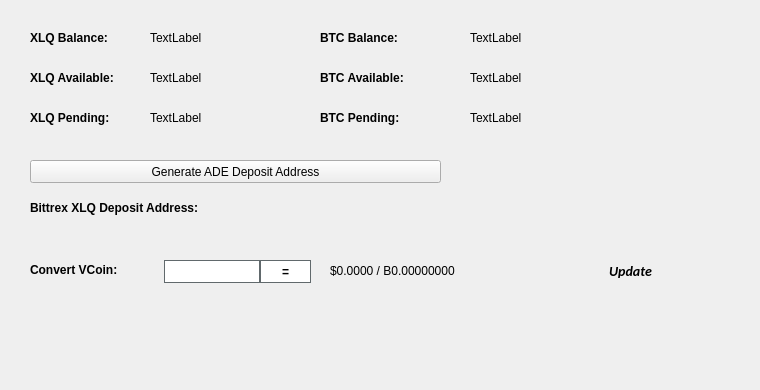
   <widget class="QWidget" name="BalanceTab">
    <attribute name="title">
     <string>Balance</string>
    </attribute>
    <widget class="QLabel" name="BitcoinBalanceLabel">
     <property name="geometry">
      <rect>
       <x>470</x>
       <y>30</y>
       <width>150</width>
       <height>16</height>
      </rect>
     </property>
     <property name="text">
      <string>TextLabel</string>
     </property>
    </widget>
    <widget class="QLabel" name="XLQBalanceLabel">
     <property name="geometry">
      <rect>
       <x>150</x>
       <y>30</y>
       <width>150</width>
       <height>16</height>
      </rect>
     </property>
     <property name="text">
      <string>TextLabel</string>
     </property>
    </widget>
    <widget class="QLabel" name="label_11">
     <property name="geometry">
      <rect>
       <x>30</x>
       <y>30</y>
       <width>101</width>
       <height>16</height>
      </rect>
     </property>
     <property name="font">
      <font>
       <weight>75</weight>
       <bold>true</bold>
      </font>
     </property>
     <property name="text">
      <string>XLQ Balance:</string>
     </property>
    </widget>
    <widget class="QLabel" name="label_12">
     <property name="geometry">
      <rect>
       <x>320</x>
       <y>30</y>
       <width>101</width>
       <height>16</height>
      </rect>
     </property>
     <property name="font">
      <font>
       <weight>75</weight>
       <bold>true</bold>
      </font>
     </property>
     <property name="text">
      <string>BTC Balance:</string>
     </property>
    </widget>
    <widget class="QLabel" name="XLQAvailableLabel_2">
     <property name="geometry">
      <rect>
       <x>150</x>
       <y>70</y>
       <width>150</width>
       <height>16</height>
      </rect>
     </property>
     <property name="text">
      <string>TextLabel</string>
     </property>
    </widget>
    <widget class="QLabel" name="label_13">
     <property name="geometry">
      <rect>
       <x>30</x>
       <y>70</y>
       <width>111</width>
       <height>16</height>
      </rect>
     </property>
     <property name="font">
      <font>
       <weight>75</weight>
       <bold>true</bold>
      </font>
     </property>
     <property name="text">
      <string>XLQ Available:</string>
     </property>
    </widget>
    <widget class="QLabel" name="label_14">
     <property name="geometry">
      <rect>
       <x>30</x>
       <y>110</y>
       <width>101</width>
       <height>16</height>
      </rect>
     </property>
     <property name="font">
      <font>
       <weight>75</weight>
       <bold>true</bold>
      </font>
     </property>
     <property name="text">
      <string>XLQ Pending:</string>
     </property>
    </widget>
    <widget class="QLabel" name="XLQPendingLabel">
     <property name="geometry">
      <rect>
       <x>150</x>
       <y>110</y>
       <width>150</width>
       <height>16</height>
      </rect>
     </property>
     <property name="text">
      <string>TextLabel</string>
     </property>
    </widget>
    <widget class="QLabel" name="label_15">
     <property name="geometry">
      <rect>
       <x>320</x>
       <y>70</y>
       <width>111</width>
       <height>16</height>
      </rect>
     </property>
     <property name="font">
      <font>
       <weight>75</weight>
       <bold>true</bold>
      </font>
     </property>
     <property name="text">
      <string>BTC Available:</string>
     </property>
    </widget>
    <widget class="QLabel" name="BitcoinAvailableLabel">
     <property name="geometry">
      <rect>
       <x>470</x>
       <y>70</y>
       <width>150</width>
       <height>16</height>
      </rect>
     </property>
     <property name="text">
      <string>TextLabel</string>
     </property>
    </widget>
    <widget class="QLabel" name="label_31">
     <property name="geometry">
      <rect>
       <x>320</x>
       <y>110</y>
       <width>111</width>
       <height>16</height>
      </rect>
     </property>
     <property name="font">
      <font>
       <weight>75</weight>
       <bold>true</bold>
      </font>
     </property>
     <property name="text">
      <string>BTC Pending:</string>
     </property>
    </widget>
    <widget class="QLabel" name="BitcoinPendingLabel">
     <property name="geometry">
      <rect>
       <x>470</x>
       <y>110</y>
       <width>150</width>
       <height>16</height>
      </rect>
     </property>
     <property name="text">
      <string>TextLabel</string>
     </property>
    </widget>
    <widget class="QLabel" name="label_33">
     <property name="geometry">
      <rect>
       <x>30</x>
       <y>200</y>
       <width>221</width>
       <height>16</height>
      </rect>
     </property>
     <property name="font">
      <font>
       <weight>75</weight>
       <bold>true</bold>
      </font>
     </property>
     <property name="text">
      <string>Bittrex XLQ Deposit Address:</string>
     </property>
    </widget>
    <widget class="QPushButton" name="GenDepositBTN">
     <property name="geometry">
      <rect>
       <x>30</x>
       <y>160</y>
       <width>411</width>
       <height>23</height>
      </rect>
     </property>
     <property name="text">
      <string>Generate ADE Deposit Address</string>
     </property>
     <property name="icon">
      <iconset resource="../adeptio.qrc">
       <normaloff>:/icons/bitcoin</normaloff>:/icons/bitcoin</iconset>
     </property>
    </widget>
    <widget class="QLabel" name="DepositAddressLabel">
     <property name="geometry">
      <rect>
       <x>200</x>
       <y>200</y>
       <width>261</width>
       <height>16</height>
      </rect>
     </property>
     <property name="palette">
      <palette>
       <active>
        <colorrole role="WindowText">
         <brush brushstyle="SolidPattern">
          <color alpha="255">
           <red>0</red>
           <green>0</green>
           <blue>0</blue>
          </color>
         </brush>
        </colorrole>
        <colorrole role="Text">
         <brush brushstyle="SolidPattern">
          <color alpha="255">
           <red>0</red>
           <green>0</green>
           <blue>255</blue>
          </color>
         </brush>
        </colorrole>
       </active>
       <inactive>
        <colorrole role="WindowText">
         <brush brushstyle="SolidPattern">
          <color alpha="255">
           <red>0</red>
           <green>0</green>
           <blue>0</blue>
          </color>
         </brush>
        </colorrole>
        <colorrole role="Text">
         <brush brushstyle="SolidPattern">
          <color alpha="255">
           <red>0</red>
           <green>0</green>
           <blue>255</blue>
          </color>
         </brush>
        </colorrole>
       </inactive>
       <disabled>
        <colorrole role="WindowText">
         <brush brushstyle="SolidPattern">
          <color alpha="255">
           <red>120</red>
           <green>120</green>
           <blue>120</blue>
          </color>
         </brush>
        </colorrole>
        <colorrole role="Text">
         <brush brushstyle="SolidPattern">
          <color alpha="255">
           <red>120</red>
           <green>120</green>
           <blue>120</blue>
          </color>
         </brush>
        </colorrole>
       </disabled>
      </palette>
     </property>
     <property name="font">
      <font>
       <weight>75</weight>
       <bold>true</bold>
      </font>
     </property>
     <property name="text">
      <string/>
     </property>
     <property name="alignment">
      <set>Qt::AlignRight|Qt::AlignTrailing|Qt::AlignVCenter</set>
     </property>
     <property name="textInteractionFlags">
      <set>Qt::LinksAccessibleByMouse|Qt::TextSelectableByKeyboard|Qt::TextSelectableByMouse</set>
     </property>
    </widget>
    <widget class="QLabel" name="label_8">
     <property name="geometry">
      <rect>
       <x>460</x>
       <y>300</y>
       <width>281</width>
       <height>81</height>
      </rect>
     </property>
     <property name="text">
      <string/>
     </property>
     <property name="pixmap">
      <pixmap>:/images/bittrex</pixmap>
     </property>
    </widget>
    <widget class="QWidget" name="widgetConversion" native="true">
     <property name="geometry">
      <rect>
       <x>0</x>
       <y>250</y>
       <width>751</width>
       <height>43</height>
      </rect>
     </property>
     <property name="minimumSize">
      <size>
       <width>0</width>
       <height>43</height>
      </size>
     </property>
     <property name="styleSheet">
      <string notr="true"/>
     </property>
     <widget class="QPushButton" name="btnUpdateMarketData">
      <property name="geometry">
       <rect>
        <x>575</x>
        <y>0</y>
        <width>111</width>
        <height>41</height>
       </rect>
      </property>
      <property name="sizePolicy">
       <sizepolicy hsizetype="Expanding" vsizetype="Expanding">
        <horstretch>0</horstretch>
        <verstretch>0</verstretch>
       </sizepolicy>
      </property>
      <property name="font">
       <font>
        <family>calibri</family>
        <pointsize>-1</pointsize>
        <weight>75</weight>
        <italic>true</italic>
        <bold>true</bold>
       </font>
      </property>
      <property name="styleSheet">
       <string notr="true">margin:0px;text-align:center;padding:2px;border-radius:3px;font-style:italic;width:100px;font-size:14px;font-family:calibri;font-weight:600;</string>
      </property>
      <property name="text">
       <string>Update</string>
      </property>
      <property name="iconSize">
       <size>
        <width>150</width>
        <height>35</height>
       </size>
      </property>
      <property name="autoDefault">
       <bool>true</bool>
      </property>
      <property name="default">
       <bool>true</bool>
      </property>
     </widget>
     <widget class="QLabel" name="lblConvertVCoin">
      <property name="geometry">
       <rect>
        <x>30</x>
        <y>10</y>
        <width>131</width>
        <height>20</height>
       </rect>
      </property>
      <property name="styleSheet">
       <string notr="true"/>
      </property>
      <property name="text">
       <string>&lt;html&gt;&lt;head/&gt;&lt;body&gt;&lt;p&gt;&lt;span style=&quot; font-weight:600;&quot;&gt;Convert VCoin:&lt;/span&gt;&lt;/p&gt;&lt;/body&gt;&lt;/html&gt;</string>
      </property>
     </widget>
     <widget class="QLineEdit" name="txtConvertVCoinQty">
      <property name="geometry">
       <rect>
        <x>160</x>
        <y>10</y>
        <width>100</width>
        <height>23</height>
       </rect>
      </property>
      <property name="minimumSize">
       <size>
        <width>100</width>
        <height>23</height>
       </size>
      </property>
      <property name="maximumSize">
       <size>
        <width>100</width>
        <height>16777215</height>
       </size>
      </property>
      <property name="styleSheet">
       <string notr="true">border: 1px solid #61696c;margin-left:4px;</string>
      </property>
     </widget>
     <widget class="QPushButton" name="btnConvertADE">
      <property name="geometry">
       <rect>
        <x>260</x>
        <y>10</y>
        <width>51</width>
        <height>23</height>
       </rect>
      </property>
      <property name="minimumSize">
       <size>
        <width>0</width>
        <height>23</height>
       </size>
      </property>
      <property name="styleSheet">
       <string notr="true">border:1px solid #61696c;background:white;font-weight:600;</string>
      </property>
      <property name="text">
       <string>=</string>
      </property>
     </widget>
     <widget class="QLabel" name="lblConvertVCoinResults">
      <property name="geometry">
       <rect>
        <x>330</x>
        <y>0</y>
        <width>201</width>
        <height>41</height>
       </rect>
      </property>
      <property name="styleSheet">
       <string notr="true"/>
      </property>
      <property name="text">
       <string>$0.0000 / B0.00000000</string>
      </property>
     </widget>
     <widget class="QLabel" name="iconOverviewUpdateWait">
      <property name="geometry">
       <rect>
        <x>670</x>
        <y>10</y>
        <width>24</width>
        <height>24</height>
       </rect>
      </property>
      <property name="text">
       <string/>
      </property>
      <property name="pixmap">
       <pixmap resource="../adeptio.qrc">:/icons/transaction_1</pixmap>
      </property>
      <property name="scaledContents">
       <bool>true</bool>
      </property>
      <property name="alignment">
       <set>Qt::AlignCenter</set>
      </property>
     </widget>
    </widget>
   </widget>
